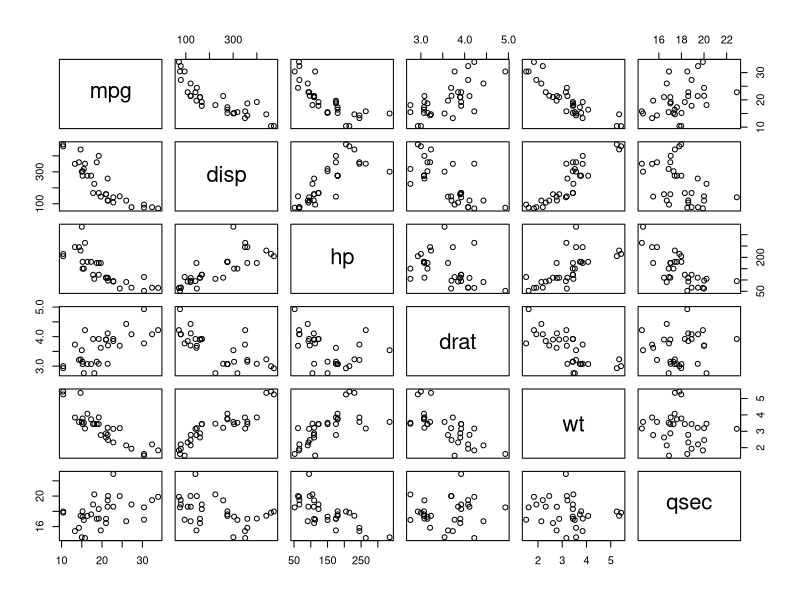

Write the R code that produced this figure.
#outliers can either be
  #removed
  #impuded with another value
  #take log of all values, so the values become smaller and fall in normal distribution.

  ### CO-RELATIONS ###

#Correlation
  # lc=1 or lc=-1 perfect correlation
  # 1>lc>0.75 strong correlation
#if a variable has correlation with two other variables, the effect of both variables dilutes the correlation; ultimately the correlation disappears.
#to deal with that, the two variables are replaced with one variable that compensates the effect of both variables.

?mtcars
str(mtcars)

plot(mtcars[,c(1,3:7)])
#
# a check for pairwise correlation in mtcars of all rows with columns 1,3,4,5,6,7
#pairwise correlation between mpg and disp, mpg and hp, mpg and drat, mpg and wt, mpg and qsec
#we cannot draw correlations between factors
#plots donot tell exactly what kind of correlation exists between the two

  ### NULL HYPOTHESIS ###

#This is used when we have a very large dataset, we cannot calculate for this large dataset
#We take a subset of this dataset and do calculations for that
#The we use Null Hypothesis to check if the calculations for subset represent the entire dataset or not

#If P value > level of significance, accept null hypothesis; otherwise reject
#Standard Rule: P > 0.05, accept; P < 0.05, reject null hypothesis
#P value <- Probability value
#Alpha <- level of significance; says we are alpha% confident that null hypothesis is true

cor.test(mtcars$hp,mtcars$mpg,method = 'pearson')
#testing for correlation between hp and mpg using pearson method
#pearson is used for numeric value of variables
# method = 'spearman' for factor values
options(scipen = 999) #to remove exponential terms (obtained in p-value)
cor.test(mtcars$hp,mtcars$mpg,method = 'pearson')
#h0 : no correlation
#hA :  presence of correlation
#df <- degrees of freedom
# confidence interval - upper bound, lower bound; says we are 95% sure that the correlation value lies between the upper and lower bound,
# cor gives correlation value, strong negative

cor.test(mtcars$cyl,mtcars$gear,method = 'spearman')
#spearman ke liye factors me change karne ki zarurat nahi, bas you know ye dono factors hai
#cor.test sirf numeric format variables ko hi test karti hai, isliye don't change
#p-value < 0.05, reject null hypothesis; implies we accept 'true rho is not equal to zero',i.e.,correlation exists.
#weak correlation


  ### NORMALITY TEST ###

## SHAPIRO TEST ##
set.seed(100)
#jitni baar ctrl+enter press karte, utni baar new random numbers set generate hote hain 
#set.seed karne se har baar same 100 number set generate hoga
normally <- rnorm(100,5,1)
shapiro.test(normally)
#h0 : data is normally distributed
#hA : data is not normally distributed
#p > 0.05; we have to accept null hypothesis; data is normally distributed
#easier, more reliable

## KOLMOGOROV-SMIRNOV TEST ##
#compares normality of one set to another set of same length
#isliye bracket me pehle wo column name jiska ND check karna hai,dusra column of same length
k <- rnorm(50)
y <- rnorm(50)
ks.test(k,y)
#h0 : k and y both normally distributed
#hA : two sided => either k is ND or y is ND
#p>0.05; accept null hypothesis; both k and y are normally distributed

#lower.tail=TRUE humesha upna left side ka area deta hai (left of specified q)
pnorm(q = 2, mean = 5, sd = 1, lower.tail = TRUE)
#generates a normal distribution with area under left portion(<2)
#result obtained is p-value

#if we want the p-value of area >2 :-
pnorm(q = 2, mean = 5, sd = 1, lower.tail = FALSE)
#or
1 - pnorm(q = 2, mean = 5, sd = 1, lower.tail = TRUE)

## Z-TEST ##
# to see if mean of dataset matches with mean of subset
data <- c(55440, 52925, 73563, 72295, 77555, 63228, 59268, 67414)
#h0 : Average Salary=65000
#hA : Average Salary not equal to 65000

xbar <- mean(data)
xbar
mu <- 65000
sd <- 7500
n <- length(data)
n
z <- sqrt(n)*(xbar-mu)/sd
z
pnorm(z,0,1,lower.tail = TRUE)
#convert a column to Z
# X bar <- Sample mean
# mu <- population sample
# Z <- (x bar - mu)/(sigma/root n)
# z => mean=0 variance=1
#sigma <- population sd
# sd = sigma/root n

## F-TEST ##
# to see variance of dataset(population) matches with variance of subset(sample)
x <- rnorm(50)
y <- rnorm(50)
#h0 : var(x) = var(y); var(x)/var(y)=1
#hA : var(x) not equal to var(y)
var.test(x,y)
#p>0.05; accept null hypothesis


## CHI-SQUARED TEST ##
# to check for correlation between factor variables
#h0 : categorical(factor) variables are independent
#hA : categorical(factor) variables are co-related
#works for factors variables (not numeric)
unique(mtcars$carb)
unique(mtcars$cyl)
chisq.test(mtcars$carb,mtcars$cyl)
# p<0.05; reject null; correlation exists


## T-TEST ##
#one-sample t-test : comparing one sample with population
x <- rnorm(50, mean = 10, sd = 0.5)
t.test(x, mu=10)
#h0 : mean(x) = mean(mu); mean(x)=10
#hA : mean(x) not equal to 10

#two-sample t-test : comparing means of two samples
t.test(x=c(1:10),y=c(7:20))
#h0 : mean(x) = mean(y); mean(x)-mean(y)=0
#hA : difference in means not equal to zero
#p<0.05; reject h0; mean(x) not equal to mean(y)

### "WHEN T-TEST AND WHEN Z-TEST?" ###
#t-test when n<30        #z-test when n>30
#when sigma unknown      #when sigma known


## PARAMETRIC TEST ##
#If data is normally distributed
#Z-TEST, T-TEST

## NON-PARAMETRIC TEST ##
#If data is not normally distributed
#wilcox test


## WILCOX TEST ##
#here, significance value = 90%, i.e., alpha=10%
numeric_vector <- c(20,29,24,19,20,22,28,23,19,19)
wilcox.test(numeric_vector, mu=20, conf.int = TRUE)
#h0 : mu = 20
#hA : 
#p>0.10; accept h0

wilcox.test(x=c(1:15),y=c(6:10))
#p>0.10; accept h0; no difference in mean values
